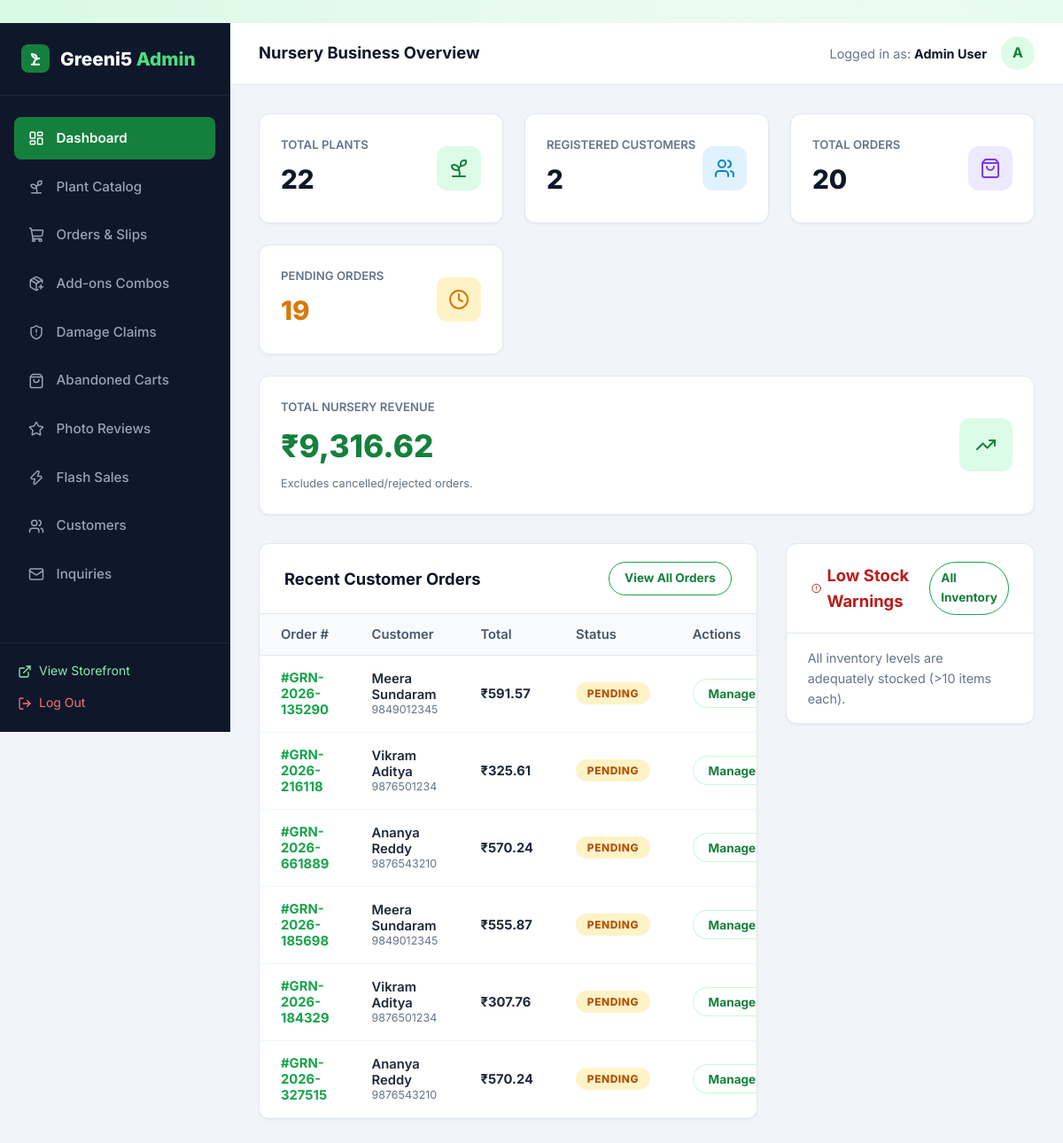
The app's page /admin/dashboard (signed in), older data.
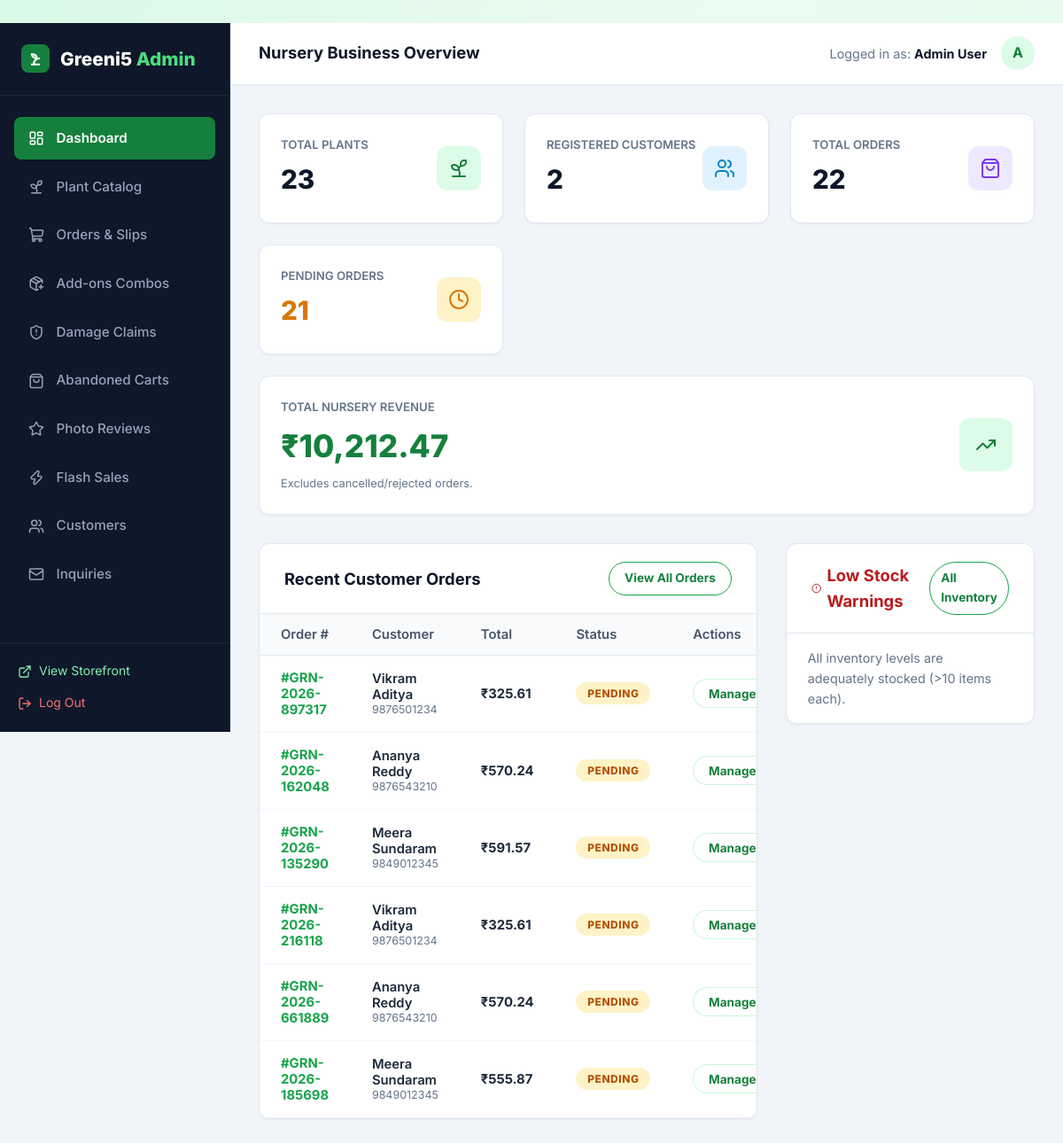
The same page, newer data.
### tables this page shows
CREATE TABLE users (
    id INTEGER PRIMARY KEY AUTOINCREMENT,
    name TEXT NOT NULL,
    email TEXT UNIQUE NOT NULL,
    password_hash TEXT NOT NULL,
    role TEXT NOT NULL DEFAULT 'customer',
    phone TEXT,
    created_at TIMESTAMP DEFAULT CURRENT_TIMESTAMP
);

CREATE TABLE orders (
    id INTEGER PRIMARY KEY AUTOINCREMENT,
    order_number TEXT UNIQUE NOT NULL,
    user_id INTEGER,
    customer_name TEXT NOT NULL,
    customer_email TEXT NOT NULL,
    customer_phone TEXT NOT NULL,
    shipping_address TEXT NOT NULL,
    city TEXT NOT NULL,
    state TEXT NOT NULL,
    pincode TEXT NOT NULL,
    payment_method TEXT NOT NULL DEFAULT 'COD',
    payment_status TEXT NOT NULL DEFAULT 'Pending',
    order_status TEXT NOT NULL DEFAULT 'Pending',
    total_amount REAL NOT NULL,
    notes TEXT,
    created_at TIMESTAMP DEFAULT CURRENT_TIMESTAMP, courier_name TEXT DEFAULT '', tracking_number TEXT DEFAULT '', tracking_url TEXT DEFAULT '', invoice_number TEXT DEFAULT '', is_gift INTEGER DEFAULT 0, gift_recipient_name TEXT DEFAULT '', gift_message TEXT DEFAULT '', gift_wrap_fee REAL DEFAULT 0.0,
    FOREIGN KEY (user_id) REFERENCES users(id) ON DELETE SET NULL
);

### app.py (the view)
@app.route('/admin')
@app.route('/admin/dashboard')
@admin_required
def admin_dashboard():
    total_plants = query_db('SELECT COUNT(*) as cnt FROM plants', one=True)['cnt']
    total_customers = query_db('SELECT COUNT(*) as cnt FROM users WHERE role = "customer"', one=True)['cnt']
    total_orders = query_db('SELECT COUNT(*) as cnt FROM orders', one=True)['cnt']
    pending_orders = query_db('SELECT COUNT(*) as cnt FROM orders WHERE order_status = "Pending"', one=True)['cnt']
    revenue_res = query_db('SELECT SUM(total_amount) as rev FROM orders WHERE order_status != "Rejected"', one=True)
    total_revenue = revenue_res['rev'] or 0.0
    recent_orders = query_db('''
        SELECT * FROM orders ORDER BY created_at DESC LIMIT 6
    ''')
    low_stock_plants = query_db('''
        SELECT p.*, c.name as category_name
        FROM plants p
        JOIN categories c ON p.category_id = c.id
        WHERE p.stock <= 10
        ORDER BY p.stock ASC LIMIT 5
    ''')
    category_counts = query_db('''
        SELECT c.name, COUNT(p.id) as plant_count
        FROM categories c
        LEFT JOIN plants p ON c.id = p.category_id
        GROUP BY c.id
    ''')
    return render_template(
        'admin/dashboard.html',
        total_plants=total_plants,
        total_customers=total_customers,
        total_orders=total_orders,
        pending_orders=pending_orders,
        total_revenue=total_revenue,
        recent_orders=recent_orders,
        low_stock_plants=low_stock_plants,
        category_counts=category_counts
    )

### app.py (called while the page is built)
@app.template_filter('currency')
def currency_filter(amount):
    try:
        val = float(amount)
        return f"₹{val:,.2f}".rstrip('0').rstrip('.') if val % 1 == 0 else f"₹{val:,.2f}"
    except (ValueError, TypeError):
        return f"₹{amount}"

@app.template_filter('status_badge')
def status_badge_filter(status):
    mapping = {
        'Pending': 'badge-pending',
        'Accepted': 'badge-accepted',
        'Packed': 'badge-packed',
        'Shipped': 'badge-shipped',
        'Delivered': 'badge-delivered',
        'Rejected': 'badge-rejected'
    }
    return mapping.get(status, 'badge-secondary')

def admin_required(f):
    @wraps(f)
    def decorated_function(*args, **kwargs):
        if 'user_id' not in session:
            flash('Admin authentication required.', 'warning')
            return redirect(url_for('login', next=request.url))
        user = query_db('SELECT role FROM users WHERE id = ?', (session['user_id'],), one=True)
        if not user or user['role'] != 'admin':
            flash('Access denied. Administrator privileges required.', 'danger')
            return redirect(url_for('index'))
        return f(*args, **kwargs)
    return decorated_function

### database.py (called while the page is built)
def get_db():
    db = getattr(g, '_database', None)
    if db is None:
        db = g._database = sqlite3.connect(DATABASE)
        db.row_factory = sqlite3.Row
        db.execute('PRAGMA foreign_keys = ON;')
    return db

def query_db(query, args=(), one=False):
    cur = get_db().execute(query, args)
    rv = cur.fetchall()
    cur.close()
    return (rv[0] if rv else None) if one else rv

### templates/admin/dashboard.html (shortened to what this page needs)
﻿{% extends "admin/base_admin.html" %}
{% block page_title %}Nursery Business Overview{% endblock %}
{% block admin_content %}
<div class="metrics-grid">
  <div class="metric-card">
    <div class="metric-info">
      <h4>Total Plants</h4>
      <div class="metric-value">{{ total_plants }}</div>
    </div>
    <div class="metric-icon green">
      <i data-lucide="sprout"></i>
    </div>
  </div>
  <div class="metric-card">
    <div class="metric-info">
      <h4>Registered Customers</h4>
      <div class="metric-value">{{ total_customers }}</div>
    </div>
    <div class="metric-icon blue">
      <i data-lucide="users"></i>
    </div>
  </div>
  <div class="metric-card">
    <div class="metric-info">
      <h4>Total Orders</h4>
      <div class="metric-value">{{ total_orders }}</div>
    </div>
    <div class="metric-icon purple">
      <i data-lucide="shopping-bag"></i>
    </div>
  </div>
  <div class="metric-card">
    <div class="metric-info">
      <h4>Pending Orders</h4>
      <div class="metric-value" style="color: #d97706;">{{ pending_orders }}</div>
    </div>
    <div class="metric-icon amber">
      <i data-lucide="clock"></i>
    </div>
  </div>
  <div class="metric-card" style="grid-column: 1 / -1;">
    <div class="metric-info">
      <h4>Total Nursery Revenue</h4>
      <div class="metric-value" style="color: #15803d; font-size: 2.2rem;">{{ total_revenue | currency }}</div>
      <p style="font-size: 0.8rem; color: #64748b; margin-top: 0.25rem;">Excludes cancelled/rejected orders.</p>
    </div>
    <div class="metric-icon green" style="width: 60px; height: 60px; font-size: 1.8rem;">
      <i data-lucide="trending-up"></i>
    </div>
  </div>
</div>
<div style="display: grid; grid-template-columns: 2fr 1fr; gap: 2rem; align-items: start;">
  <div class="admin-card">
    <div class="admin-card-header">
      <h3>Recent Customer Orders</h3>
      <a href="{{ url_for('admin_orders') }}" class="btn btn-outline btn-sm">View All Orders</a>
    </div>
    <div class="table-responsive">
      <table class="admin-table">
        <thead>
          <tr>
            <th>Order #</th>
            <th>Customer</th>
            <th>Total</th>
            <th>Status</th>
            <th>Actions</th>
          </tr>
        </thead>
        <tbody>
          {% for ord in recent_orders %}
            <tr>
              <td style="font-weight: 700; color: var(--primary);">#{{ ord.order_number }}</td>
              <td>
                <div style="font-weight: 600;">{{ ord.customer_name }}</div>
                <div style="font-size: 0.78rem; color: #64748b;">{{ ord.customer_phone }}</div>
              </td>
              <td style="font-weight: 700;">{{ ord.total_amount | currency }}</td>
              <td>
                <span class="badge {{ ord.order_status | status_badge }}">{{ ord.order_status }}</span>
              </td>
              <td>
                <a href="{{ url_for('admin_orders') }}" class="btn btn-secondary btn-sm" title="View in orders manager">Manage</a>
              </td>
            </tr>
          {% endfor %}
        </tbody>
      </table>
    </div>
  </div>
  <div class="admin-card">
    <div class="admin-card-header">
      <h3 style="color: #b91c1c; display: flex; align-items: center; gap: 0.4rem;">
        <i data-lucide="alert-circle" style="width: 18px;"></i> Low Stock Warnings
      </h3>
      <a href="{{ url_for('admin_plants') }}" class="btn btn-outline btn-sm">All Inventory</a>
    </div>
    <div style="padding: 1rem 1.5rem;">
      {% if low_stock_plants %}
        <div style="display: flex; flex-direction: column; gap: 1rem;">
          {% for lp in low_stock_plants %}
            <div style="display: flex; align-items: center; justify-content: space-between; border-bottom: 1px solid #f1f5f9; padding-bottom: 0.75rem;">
              <div>
                <div style="font-weight: 700; font-size: 0.9rem;">{{ lp.name }}</div>
                <span style="font-size: 0.8rem; color: #64748b;">{{ lp.category_name }}</span>
              </div>
              <div style="text-align: right;">
                <span class="badge badge-discount">{{ lp.stock }} left</span>
                <a href="{{ url_for('admin_plant_edit', plant_id=lp.id) }}" style="display: block; font-size: 0.75rem; color: var(--primary); font-weight: 600; margin-top: 2px;">Restock</a>
              </div>
            </div>
          {% endfor %}
        </div>
      {% else %}
        <p style="color: #64748b; font-size: 0.9rem;">All inventory levels are adequately stocked (>10 items each).</p>
      {% endif %}
    </div>
  </div>
</div>
{% endblock %}

### templates/admin/base_admin.html (shortened to what this page needs)
<!DOCTYPE html>
<html lang="en">
<head>
  <link rel="stylesheet" href="{{ url_for('static', filename='css/style.css') }}">
  <link rel="stylesheet" href="{{ url_for('static', filename='css/admin.css') }}">
</head>
<body>
<div class="admin-layout">
  <aside class="admin-sidebar">
    <div class="admin-brand">
      <div class="leaf-icon" style="width: 32px; height: 32px; background: #15803d; border-radius: 8px; display: flex; align-items: center; justify-content: center; color: white;">
        <svg width="20" height="20" viewBox="0 0 24 24" fill="none" stroke="#ffffff" stroke-width="2.4" stroke-linecap="round" stroke-linejoin="round">
          <path d="M7 20h10"/>
          <path d="M10 20c0-4.4 2-8 7-8"/>
          <path d="M14 12c-3.5 0-6.5-2.5-7-6 4 0 7 2 7 6Z" fill="rgba(255,255,255,0.25)"/>
          <path d="M10 20v-3"/>
        </svg>
      </div>
      <div>Greeni5 <span>Admin</span></div>
    </div>
    <ul class="admin-nav">
      <li>
        <a href="{{ url_for('admin_dashboard') }}" class="{{ 'active' if request.endpoint == 'admin_dashboard' else '' }}">
          <i data-lucide="layout-dashboard" style="width: 18px;"></i> Dashboard
        </a>
      </li>
      <li>
        <a href="{{ url_for('admin_plants') }}" class="{{ 'active' if request.endpoint in ['admin_plants', 'admin_plant_add', 'admin_plant_edit'] else '' }}">
          <i data-lucide="sprout" style="width: 18px;"></i> Plant Catalog
        </a>
      </li>
      <li>
        <a href="{{ url_for('admin_orders') }}" class="{{ 'active' if request.endpoint == 'admin_orders' else '' }}">
          <i data-lucide="shopping-cart" style="width: 18px;"></i> Orders & Slips
        </a>
      </li>
      <li>
        <a href="{{ url_for('admin_addons') }}" class="{{ 'active' if request.endpoint == 'admin_addons' else '' }}">
          <i data-lucide="package-plus" style="width: 18px;"></i> Add-ons Combos
        </a>
      </li>
      <li>
        <a href="{{ url_for('admin_replacements') }}" class="{{ 'active' if request.endpoint == 'admin_replacements' else '' }}">
          <i data-lucide="shield-alert" style="width: 18px;"></i> Damage Claims
        </a>
      </li>
      <li>
        <a href="{{ url_for('admin_abandoned_carts') }}" class="{{ 'active' if request.endpoint == 'admin_abandoned_carts' else '' }}">
          <i data-lucide="shopping-bag" style="width: 18px;"></i> Abandoned Carts
        </a>
      </li>
      <li>
        <a href="{{ url_for('admin_reviews') }}" class="{{ 'active' if request.endpoint == 'admin_reviews' else '' }}">
          <i data-lucide="star" style="width: 18px;"></i> Photo Reviews
        </a>
      </li>
      <li>
        <a href="{{ url_for('admin_promotions') }}" class="{{ 'active' if request.endpoint == 'admin_promotions' else '' }}">
          <i data-lucide="zap" style="width: 18px;"></i> Flash Sales
        </a>
      </li>
      <li>
        <a href="{{ url_for('admin_customers') }}" class="{{ 'active' if request.endpoint == 'admin_customers' else '' }}">
          <i data-lucide="users" style="width: 18px;"></i> Customers
        </a>
      </li>
      <li>
        <a href="{{ url_for('admin_messages') }}" class="{{ 'active' if request.endpoint == 'admin_messages' else '' }}">
          <i data-lucide="mail" style="width: 18px;"></i> Inquiries
        </a>
      </li>
    </ul>
    <div class="admin-sidebar-footer">
      <a href="{{ url_for('index') }}" style="display: flex; align-items: center; gap: 0.5rem; color: #86efac; font-size: 0.875rem; margin-bottom: 0.75rem;">
        <i data-lucide="external-link" style="width: 16px;"></i> View Storefront
      </a>
      <a href="{{ url_for('logout') }}" style="display: flex; align-items: center; gap: 0.5rem; color: #f87171; font-size: 0.875rem;">
        <i data-lucide="log-out" style="width: 16px;"></i> Log Out
      </a>
    </div>
  </aside>
  <div class="admin-main">
    <header class="admin-topbar">
      <div style="font-weight: 700; font-size: 1.15rem; color: #0f172a;">
        {% block page_title %}Overview Dashboard{% endblock %}
      </div>
      <div style="display: flex; align-items: center; gap: 1rem;">
        <span style="font-size: 0.9rem; color: #64748b;">Logged in as: <strong style="color: #0f172a;">{{ current_user.name }}</strong></span>
        <div style="width: 38px; height: 38px; border-radius: 50%; background: #dcfce7; color: #15803d; display: flex; align-items: center; justify-content: center; font-weight: 700;">
          A
        </div>
      </div>
    </header>
    <main class="admin-content">
      {% block admin_content %}{% endblock %}
    </main>
  </div>
</div>
</body>
</html>

### static/css/style.css (style rules this page uses)
:root { --primary: #16a34a; --primary-hover: #15803d; --primary-glow: rgba(34, 197, 94, 0.4); --primary-light: rgba(220, 252, 231, 0.7); --primary-border: rgba(187, 247, 208, 0.8); --accent: #f59e0b; --text-main: #0e331c; --text-muted: #3d5e49; --text-light: #73947f; --glass-bg: rgba(255, 255, 255, 0.75); --glass-bg-hover: rgba(255, 255, 255, 0.9); --glass-bg-subtle: rgba(240, 253, 244, 0.65); --glass-border: rgba(255, 255, 255, 0.85); --glass-border-green: rgba(134, 239, 172, 0.5); --glass-shadow: 0 10px 30px 0 rgba(22, 101, 52, 0.07), inset 0 1px 1px 0 rgba(255, 255, 255, 0.9); --glass-shadow-hover: 0 18px 40px 0 rgba(22, 163, 74, 0.16), inset 0 1px 2px 0 rgba(255, 255, 255, 1); --glass-blur: blur(16px); --radius-sm: 10px; --radius: 16px; --radius-lg: 24px; --radius-full: 9999px; --transition: all 0.3s cubic-bezier(0.16, 1, 0.3, 1); }
*, *::before, *::after { box-sizing: border-box; margin: 0; padding: 0; }
body { font-family: 'Inter', system-ui, -apple-system, BlinkMacSystemFont, "Segoe UI", Roboto, sans-serif; background-color: #f1fbf4; background-image: radial-gradient(at 0% 0%, rgba(187, 247, 208, 0.45) 0px, transparent 50%), radial-gradient(at 100% 0%, rgba(220, 252, 231, 0.5) 0px, transparent 50%), radial-gradient(at 50% 50%, rgba(240, 253, 244, 0.6) 0px, transparent 60%), radial-gradient(at 100% 100%, rgba(187, 247, 208, 0.4) 0px, transparent 50%); background-attachment: fixed; color: var(--text-main); line-height: 1.6; min-height: 100vh; display: flex; flex-direction: column; }
a { color: inherit; text-decoration: none; transition: var(--transition); }
.btn { display: inline-flex; align-items: center; justify-content: center; gap: 0.5rem; padding: 0.72rem 1.6rem; border-radius: var(--radius-full); font-weight: 700; font-size: 0.95rem; border: 1px solid transparent; cursor: pointer; position: relative; overflow: hidden; transition: var(--transition); }
.btn-outline { background: rgba(255, 255, 255, 0.7); backdrop-filter: blur(8px); border: 1.5px solid var(--primary); color: #15803d; box-shadow: var(--shadow-sm); }
.btn-secondary { background: rgba(255, 255, 255, 0.85); backdrop-filter: blur(8px); color: #15803d; border: 1.5px solid var(--primary-border); box-shadow: var(--shadow-sm); }
.btn-sm { padding: 0.45rem 1.05rem; font-size: 0.85rem; }
.badge { display: inline-flex; align-items: center; gap: 0.25rem; padding: 0.3rem 0.8rem; border-radius: var(--radius-full); font-size: 0.75rem; font-weight: 800; text-transform: uppercase; letter-spacing: 0.5px; backdrop-filter: blur(8px); }
.badge-pending { background: #fef3c7; color: #b45309; }

Row changes from the older to the newer data that the page shows:
no longer on this page (row unchanged): orders: order_number "GRN-2026-184329", customer_name "Vikram Aditya", customer_phone "9876501234", total_amount "₹307.76", order_status "PENDING"
no longer on this page (row unchanged): orders: order_number "GRN-2026-327515", customer_name "Ananya Reddy", customer_phone "9876543210", total_amount "₹570.24", order_status "PENDING"
added orders: order_number "GRN-2026-897317", customer_name "Vikram Aditya", customer_phone "9876501234", total_amount "₹325.61", order_status "PENDING"
added orders: order_number "GRN-2026-162048", customer_name "Ananya Reddy", customer_phone "9876543210", total_amount "₹570.24", order_status "PENDING"
Text that changed along with them:
{{ total_plants }}: "22" → "23"
{{ total_orders }}: "20" → "22"
{{ pending_orders }}: "19" → "21"
{{ total_revenue | currency }}: "₹9,316.62" → "₹10,212.47"
